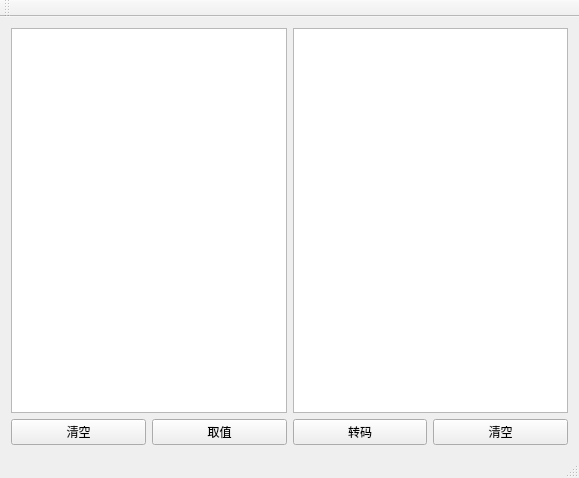
<?xml version="1.0" encoding="UTF-8"?>
<ui version="4.0">
 <class>MainWindow</class>
 <widget class="QMainWindow" name="MainWindow">
  <property name="geometry">
   <rect>
    <x>0</x>
    <y>0</y>
    <width>579</width>
    <height>478</height>
   </rect>
  </property>
  <property name="sizePolicy">
   <sizepolicy hsizetype="Expanding" vsizetype="Expanding">
    <horstretch>0</horstretch>
    <verstretch>0</verstretch>
   </sizepolicy>
  </property>
  <property name="windowTitle">
   <string>MainWindow</string>
  </property>
  <widget class="QWidget" name="centralWidget">
   <layout class="QGridLayout" name="gridLayout_2">
    <item row="3" column="0">
     <layout class="QHBoxLayout" name="horizontalLayout_4">
      <item>
       <widget class="QTextEdit" name="inXmlText"/>
      </item>
      <item>
       <widget class="QTextEdit" name="outXmlText"/>
      </item>
     </layout>
    </item>
    <item row="4" column="0">
     <layout class="QHBoxLayout" name="horizontalLayout">
      <property name="sizeConstraint">
       <enum>QLayout::SetDefaultConstraint</enum>
      </property>
      <item>
       <widget class="QPushButton" name="clearButton_2">
        <property name="sizePolicy">
         <sizepolicy hsizetype="Expanding" vsizetype="Fixed">
          <horstretch>0</horstretch>
          <verstretch>0</verstretch>
         </sizepolicy>
        </property>
        <property name="minimumSize">
         <size>
          <width>75</width>
          <height>23</height>
         </size>
        </property>
        <property name="text">
         <string>清空</string>
        </property>
       </widget>
      </item>
      <item>
       <widget class="QPushButton" name="getDataButton">
        <property name="sizePolicy">
         <sizepolicy hsizetype="Expanding" vsizetype="Fixed">
          <horstretch>0</horstretch>
          <verstretch>0</verstretch>
         </sizepolicy>
        </property>
        <property name="text">
         <string>取值</string>
        </property>
       </widget>
      </item>
      <item>
       <widget class="QPushButton" name="transcodeButon">
        <property name="sizePolicy">
         <sizepolicy hsizetype="Expanding" vsizetype="Fixed">
          <horstretch>0</horstretch>
          <verstretch>0</verstretch>
         </sizepolicy>
        </property>
        <property name="text">
         <string>转码</string>
        </property>
       </widget>
      </item>
      <item>
       <widget class="QPushButton" name="clearButton">
        <property name="sizePolicy">
         <sizepolicy hsizetype="Expanding" vsizetype="Fixed">
          <horstretch>0</horstretch>
          <verstretch>0</verstretch>
         </sizepolicy>
        </property>
        <property name="text">
         <string>清空</string>
        </property>
       </widget>
      </item>
     </layout>
    </item>
   </layout>
  </widget>
  <widget class="QMenuBar" name="menuBar">
   <property name="geometry">
    <rect>
     <x>0</x>
     <y>0</y>
     <width>579</width>
     <height>23</height>
    </rect>
   </property>
  </widget>
  <widget class="QToolBar" name="mainToolBar">
   <attribute name="toolBarArea">
    <enum>TopToolBarArea</enum>
   </attribute>
   <attribute name="toolBarBreak">
    <bool>false</bool>
   </attribute>
  </widget>
  <widget class="QStatusBar" name="statusBar"/>
 </widget>
 <layoutdefault spacing="6" margin="11"/>
 <resources/>
 <connections/>
</ui>
